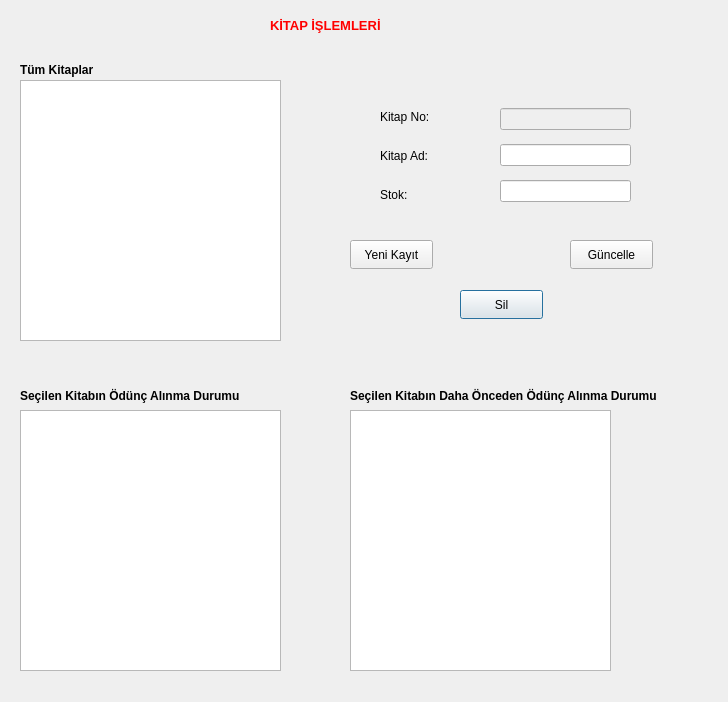
<?xml version="1.0" encoding="UTF-8"?>
<ui version="4.0">
 <class>kitap_islemleri</class>
 <widget class="QDialog" name="kitap_islemleri">
  <property name="geometry">
   <rect>
    <x>0</x>
    <y>0</y>
    <width>728</width>
    <height>702</height>
   </rect>
  </property>
  <property name="windowTitle">
   <string>Dialog</string>
  </property>
  <widget class="QWidget" name="layoutWidget">
   <property name="geometry">
    <rect>
     <x>500</x>
     <y>100</y>
     <width>131</width>
     <height>111</height>
    </rect>
   </property>
   <layout class="QVBoxLayout" name="verticalLayout_2">
    <item>
     <widget class="QLineEdit" name="lineEdit_no">
      <property name="enabled">
       <bool>false</bool>
      </property>
     </widget>
    </item>
    <item>
     <widget class="QLineEdit" name="lineEdit_ad"/>
    </item>
    <item>
     <widget class="QLineEdit" name="lineEdit_stok"/>
    </item>
   </layout>
  </widget>
  <widget class="QPushButton" name="btn_sil">
   <property name="geometry">
    <rect>
     <x>460</x>
     <y>290</y>
     <width>83</width>
     <height>29</height>
    </rect>
   </property>
   <property name="text">
    <string>Sil</string>
   </property>
  </widget>
  <widget class="QTableView" name="tableView_kitaplar">
   <property name="geometry">
    <rect>
     <x>20</x>
     <y>80</y>
     <width>261</width>
     <height>261</height>
    </rect>
   </property>
  </widget>
  <widget class="QWidget" name="layoutWidget_2">
   <property name="geometry">
    <rect>
     <x>380</x>
     <y>100</y>
     <width>111</width>
     <height>111</height>
    </rect>
   </property>
   <layout class="QVBoxLayout" name="verticalLayout">
    <item>
     <widget class="QLabel" name="label">
      <property name="text">
       <string>Kitap No:</string>
      </property>
     </widget>
    </item>
    <item>
     <widget class="QLabel" name="label_2">
      <property name="text">
       <string>Kitap Ad:</string>
      </property>
     </widget>
    </item>
    <item>
     <widget class="QLabel" name="label_3">
      <property name="text">
       <string>Stok:</string>
      </property>
     </widget>
    </item>
   </layout>
  </widget>
  <widget class="QPushButton" name="btn_kaydet">
   <property name="geometry">
    <rect>
     <x>350</x>
     <y>240</y>
     <width>83</width>
     <height>29</height>
    </rect>
   </property>
   <property name="text">
    <string>Yeni Kayıt</string>
   </property>
  </widget>
  <widget class="QPushButton" name="btn_guncelle">
   <property name="geometry">
    <rect>
     <x>570</x>
     <y>240</y>
     <width>83</width>
     <height>29</height>
    </rect>
   </property>
   <property name="text">
    <string>Güncelle</string>
   </property>
  </widget>
  <widget class="QLabel" name="label_4">
   <property name="geometry">
    <rect>
     <x>20</x>
     <y>60</y>
     <width>151</width>
     <height>20</height>
    </rect>
   </property>
   <property name="font">
    <font>
     <bold>true</bold>
    </font>
   </property>
   <property name="text">
    <string>Tüm Kitaplar</string>
   </property>
  </widget>
  <widget class="QLabel" name="label_5">
   <property name="geometry">
    <rect>
     <x>270</x>
     <y>0</y>
     <width>171</width>
     <height>51</height>
    </rect>
   </property>
   <property name="palette">
    <palette>
     <active>
      <colorrole role="WindowText">
       <brush brushstyle="SolidPattern">
        <color alpha="255">
         <red>255</red>
         <green>0</green>
         <blue>0</blue>
        </color>
       </brush>
      </colorrole>
     </active>
     <inactive>
      <colorrole role="WindowText">
       <brush brushstyle="SolidPattern">
        <color alpha="255">
         <red>255</red>
         <green>0</green>
         <blue>0</blue>
        </color>
       </brush>
      </colorrole>
     </inactive>
     <disabled/>
    </palette>
   </property>
   <property name="font">
    <font>
     <pointsize>10</pointsize>
     <bold>true</bold>
    </font>
   </property>
   <property name="text">
    <string>KİTAP İŞLEMLERİ</string>
   </property>
  </widget>
  <widget class="QLabel" name="label_6">
   <property name="geometry">
    <rect>
     <x>20</x>
     <y>380</y>
     <width>271</width>
     <height>31</height>
    </rect>
   </property>
   <property name="font">
    <font>
     <bold>true</bold>
    </font>
   </property>
   <property name="text">
    <string>Seçilen Kitabın Ödünç Alınma Durumu</string>
   </property>
  </widget>
  <widget class="QLabel" name="label_7">
   <property name="geometry">
    <rect>
     <x>350</x>
     <y>380</y>
     <width>371</width>
     <height>31</height>
    </rect>
   </property>
   <property name="font">
    <font>
     <bold>true</bold>
    </font>
   </property>
   <property name="text">
    <string>Seçilen Kitabın Daha Önceden Ödünç Alınma Durumu</string>
   </property>
  </widget>
  <widget class="QTableView" name="tableView_kitap_odunc">
   <property name="geometry">
    <rect>
     <x>20</x>
     <y>410</y>
     <width>261</width>
     <height>261</height>
    </rect>
   </property>
  </widget>
  <widget class="QTableView" name="tableView_kitaplar_onceden">
   <property name="geometry">
    <rect>
     <x>350</x>
     <y>410</y>
     <width>261</width>
     <height>261</height>
    </rect>
   </property>
  </widget>
 </widget>
 <resources/>
 <connections/>
</ui>
